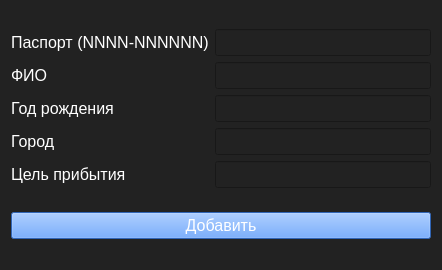
<?xml version="1.0" encoding="UTF-8"?>
<ui version="4.0">
 <class>addGuestForm</class>
 <widget class="QWidget" name="addGuestForm">
  <property name="geometry">
   <rect>
    <x>0</x>
    <y>0</y>
    <width>442</width>
    <height>270</height>
   </rect>
  </property>
  <property name="windowTitle">
   <string>Добавление гостя</string>
  </property>
  <property name="styleSheet">
   <string notr="true">background-color: rgb(34, 34, 34);
color: rgb(255, 255, 255);</string>
  </property>
  <layout class="QVBoxLayout" name="verticalLayout">
   <item>
    <layout class="QGridLayout" name="gridLayout_2">
     <item row="0" column="0">
      <widget class="QLabel" name="label">
       <property name="font">
        <font>
         <pointsize>12</pointsize>
        </font>
       </property>
       <property name="text">
        <string>Паспорт (NNNN-NNNNNN)</string>
       </property>
      </widget>
     </item>
     <item row="0" column="1">
      <widget class="QLineEdit" name="passport">
       <property name="font">
        <font>
         <pointsize>12</pointsize>
        </font>
       </property>
       <property name="maxLength">
        <number>11</number>
       </property>
      </widget>
     </item>
     <item row="1" column="0">
      <widget class="QLabel" name="label_3">
       <property name="font">
        <font>
         <pointsize>12</pointsize>
        </font>
       </property>
       <property name="text">
        <string>ФИО</string>
       </property>
      </widget>
     </item>
     <item row="1" column="1">
      <widget class="QLineEdit" name="fullName">
       <property name="font">
        <font>
         <pointsize>12</pointsize>
        </font>
       </property>
      </widget>
     </item>
     <item row="2" column="0">
      <widget class="QLabel" name="label_2">
       <property name="font">
        <font>
         <pointsize>12</pointsize>
        </font>
       </property>
       <property name="text">
        <string>Год рождения</string>
       </property>
      </widget>
     </item>
     <item row="2" column="1">
      <widget class="QLineEdit" name="yearOfBirth">
       <property name="font">
        <font>
         <pointsize>12</pointsize>
        </font>
       </property>
      </widget>
     </item>
     <item row="3" column="0">
      <widget class="QLabel" name="label_4">
       <property name="font">
        <font>
         <pointsize>12</pointsize>
        </font>
       </property>
       <property name="text">
        <string>Город</string>
       </property>
      </widget>
     </item>
     <item row="3" column="1">
      <widget class="QLineEdit" name="address">
       <property name="font">
        <font>
         <pointsize>12</pointsize>
        </font>
       </property>
      </widget>
     </item>
     <item row="4" column="0">
      <widget class="QLabel" name="label_5">
       <property name="font">
        <font>
         <pointsize>12</pointsize>
        </font>
       </property>
       <property name="text">
        <string>Цель прибытия</string>
       </property>
      </widget>
     </item>
     <item row="4" column="1">
      <widget class="QLineEdit" name="reason">
       <property name="font">
        <font>
         <pointsize>12</pointsize>
        </font>
       </property>
      </widget>
     </item>
    </layout>
   </item>
   <item>
    <widget class="QPushButton" name="addGuestBtn">
     <property name="font">
      <font>
       <pointsize>12</pointsize>
      </font>
     </property>
     <property name="styleSheet">
      <string notr="true">color: rgb(255, 255, 255);
background-color: rgb(67, 142, 255);</string>
     </property>
     <property name="text">
      <string>Добавить</string>
     </property>
    </widget>
   </item>
  </layout>
 </widget>
 <resources/>
 <connections/>
</ui>
